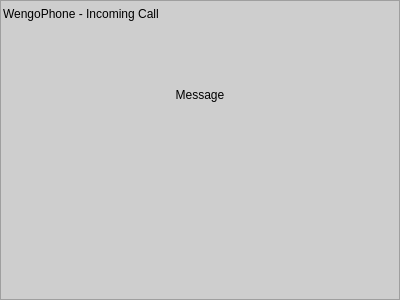
<ui version="4.0" >
 <author></author>
 <comment></comment>
 <exportmacro></exportmacro>
 <class>CallToaster</class>
 <widget class="QWidget" name="CallToaster" >
  <property name="geometry" >
   <rect>
    <x>0</x>
    <y>0</y>
    <width>400</width>
    <height>300</height>
   </rect>
  </property>
  <property name="palette" >
   <palette>
    <active>
     <color>
      <red>0</red>
      <green>0</green>
      <blue>0</blue>
     </color>
     <color>
      <red>212</red>
      <green>208</green>
      <blue>200</blue>
     </color>
     <color>
      <red>255</red>
      <green>255</green>
      <blue>255</blue>
     </color>
     <color>
      <red>234</red>
      <green>229</green>
      <blue>220</blue>
     </color>
     <color>
      <red>128</red>
      <green>128</green>
      <blue>128</blue>
     </color>
     <color>
      <red>141</red>
      <green>139</green>
      <blue>133</blue>
     </color>
     <color>
      <red>0</red>
      <green>0</green>
      <blue>0</blue>
     </color>
     <color>
      <red>255</red>
      <green>255</green>
      <blue>255</blue>
     </color>
     <color>
      <red>0</red>
      <green>0</green>
      <blue>0</blue>
     </color>
     <color>
      <red>255</red>
      <green>255</green>
      <blue>255</blue>
     </color>
     <color>
      <red>255</red>
      <green>255</green>
      <blue>210</blue>
     </color>
     <color>
      <red>64</red>
      <green>64</green>
      <blue>64</blue>
     </color>
     <color>
      <red>10</red>
      <green>36</green>
      <blue>106</blue>
     </color>
     <color>
      <red>255</red>
      <green>255</green>
      <blue>255</blue>
     </color>
     <color>
      <red>0</red>
      <green>0</green>
      <blue>255</blue>
     </color>
     <color>
      <red>255</red>
      <green>0</green>
      <blue>255</blue>
     </color>
     <color>
      <red>232</red>
      <green>232</green>
      <blue>232</blue>
     </color>
    </active>
    <inactive>
     <color>
      <red>0</red>
      <green>0</green>
      <blue>0</blue>
     </color>
     <color>
      <red>212</red>
      <green>208</green>
      <blue>200</blue>
     </color>
     <color>
      <red>255</red>
      <green>255</green>
      <blue>255</blue>
     </color>
     <color>
      <red>234</red>
      <green>229</green>
      <blue>220</blue>
     </color>
     <color>
      <red>128</red>
      <green>128</green>
      <blue>128</blue>
     </color>
     <color>
      <red>141</red>
      <green>139</green>
      <blue>133</blue>
     </color>
     <color>
      <red>0</red>
      <green>0</green>
      <blue>0</blue>
     </color>
     <color>
      <red>255</red>
      <green>255</green>
      <blue>255</blue>
     </color>
     <color>
      <red>0</red>
      <green>0</green>
      <blue>0</blue>
     </color>
     <color>
      <red>255</red>
      <green>255</green>
      <blue>255</blue>
     </color>
     <color>
      <red>255</red>
      <green>255</green>
      <blue>210</blue>
     </color>
     <color>
      <red>64</red>
      <green>64</green>
      <blue>64</blue>
     </color>
     <color>
      <red>212</red>
      <green>208</green>
      <blue>200</blue>
     </color>
     <color>
      <red>0</red>
      <green>0</green>
      <blue>0</blue>
     </color>
     <color>
      <red>0</red>
      <green>0</green>
      <blue>255</blue>
     </color>
     <color>
      <red>255</red>
      <green>0</green>
      <blue>255</blue>
     </color>
     <color>
      <red>232</red>
      <green>232</green>
      <blue>232</blue>
     </color>
    </inactive>
    <disabled>
     <color>
      <red>106</red>
      <green>104</green>
      <blue>100</blue>
     </color>
     <color>
      <red>212</red>
      <green>208</green>
      <blue>200</blue>
     </color>
     <color>
      <red>255</red>
      <green>255</green>
      <blue>255</blue>
     </color>
     <color>
      <red>233</red>
      <green>231</green>
      <blue>227</blue>
     </color>
     <color>
      <red>128</red>
      <green>128</green>
      <blue>128</blue>
     </color>
     <color>
      <red>141</red>
      <green>139</green>
      <blue>133</blue>
     </color>
     <color>
      <red>106</red>
      <green>104</green>
      <blue>100</blue>
     </color>
     <color>
      <red>255</red>
      <green>255</green>
      <blue>255</blue>
     </color>
     <color>
      <red>106</red>
      <green>104</green>
      <blue>100</blue>
     </color>
     <color>
      <red>255</red>
      <green>255</green>
      <blue>210</blue>
     </color>
     <color>
      <red>255</red>
      <green>255</green>
      <blue>210</blue>
     </color>
     <color>
      <red>0</red>
      <green>0</green>
      <blue>0</blue>
     </color>
     <color>
      <red>10</red>
      <green>36</green>
      <blue>106</blue>
     </color>
     <color>
      <red>255</red>
      <green>255</green>
      <blue>255</blue>
     </color>
     <color>
      <red>0</red>
      <green>0</green>
      <blue>255</blue>
     </color>
     <color>
      <red>255</red>
      <green>0</green>
      <blue>255</blue>
     </color>
     <color>
      <red>232</red>
      <green>232</green>
      <blue>232</blue>
     </color>
    </disabled>
   </palette>
  </property>
  <property name="autoFillBackground" >
   <bool>true</bool>
  </property>
  <layout class="QGridLayout" >
   <property name="margin" >
    <number>0</number>
   </property>
   <property name="spacing" >
    <number>0</number>
   </property>
   <item row="0" column="0" >
    <widget class="QFrame" name="windowFrame" >
     <property name="palette" >
      <palette>
       <active>
        <color>
         <red>0</red>
         <green>0</green>
         <blue>0</blue>
        </color>
        <color>
         <red>212</red>
         <green>208</green>
         <blue>200</blue>
        </color>
        <color>
         <red>255</red>
         <green>255</green>
         <blue>255</blue>
        </color>
        <color>
         <red>234</red>
         <green>229</green>
         <blue>220</blue>
        </color>
        <color>
         <red>128</red>
         <green>128</green>
         <blue>128</blue>
        </color>
        <color>
         <red>141</red>
         <green>139</green>
         <blue>133</blue>
        </color>
        <color>
         <red>0</red>
         <green>0</green>
         <blue>0</blue>
        </color>
        <color>
         <red>255</red>
         <green>255</green>
         <blue>255</blue>
        </color>
        <color>
         <red>0</red>
         <green>0</green>
         <blue>0</blue>
        </color>
        <color>
         <red>255</red>
         <green>255</green>
         <blue>255</blue>
        </color>
        <color>
         <red>206</red>
         <green>206</green>
         <blue>206</blue>
        </color>
        <color>
         <red>64</red>
         <green>64</green>
         <blue>64</blue>
        </color>
        <color>
         <red>10</red>
         <green>36</green>
         <blue>106</blue>
        </color>
        <color>
         <red>255</red>
         <green>255</green>
         <blue>255</blue>
        </color>
        <color>
         <red>0</red>
         <green>0</green>
         <blue>255</blue>
        </color>
        <color>
         <red>255</red>
         <green>0</green>
         <blue>255</blue>
        </color>
        <color>
         <red>232</red>
         <green>232</green>
         <blue>232</blue>
        </color>
       </active>
       <inactive>
        <color>
         <red>0</red>
         <green>0</green>
         <blue>0</blue>
        </color>
        <color>
         <red>212</red>
         <green>208</green>
         <blue>200</blue>
        </color>
        <color>
         <red>255</red>
         <green>255</green>
         <blue>255</blue>
        </color>
        <color>
         <red>234</red>
         <green>229</green>
         <blue>220</blue>
        </color>
        <color>
         <red>128</red>
         <green>128</green>
         <blue>128</blue>
        </color>
        <color>
         <red>141</red>
         <green>139</green>
         <blue>133</blue>
        </color>
        <color>
         <red>0</red>
         <green>0</green>
         <blue>0</blue>
        </color>
        <color>
         <red>255</red>
         <green>255</green>
         <blue>255</blue>
        </color>
        <color>
         <red>0</red>
         <green>0</green>
         <blue>0</blue>
        </color>
        <color>
         <red>255</red>
         <green>255</green>
         <blue>255</blue>
        </color>
        <color>
         <red>206</red>
         <green>206</green>
         <blue>206</blue>
        </color>
        <color>
         <red>64</red>
         <green>64</green>
         <blue>64</blue>
        </color>
        <color>
         <red>212</red>
         <green>208</green>
         <blue>200</blue>
        </color>
        <color>
         <red>0</red>
         <green>0</green>
         <blue>0</blue>
        </color>
        <color>
         <red>0</red>
         <green>0</green>
         <blue>255</blue>
        </color>
        <color>
         <red>255</red>
         <green>0</green>
         <blue>255</blue>
        </color>
        <color>
         <red>232</red>
         <green>232</green>
         <blue>232</blue>
        </color>
       </inactive>
       <disabled>
        <color>
         <red>106</red>
         <green>104</green>
         <blue>100</blue>
        </color>
        <color>
         <red>212</red>
         <green>208</green>
         <blue>200</blue>
        </color>
        <color>
         <red>255</red>
         <green>255</green>
         <blue>255</blue>
        </color>
        <color>
         <red>233</red>
         <green>231</green>
         <blue>227</blue>
        </color>
        <color>
         <red>128</red>
         <green>128</green>
         <blue>128</blue>
        </color>
        <color>
         <red>141</red>
         <green>139</green>
         <blue>133</blue>
        </color>
        <color>
         <red>106</red>
         <green>104</green>
         <blue>100</blue>
        </color>
        <color>
         <red>255</red>
         <green>255</green>
         <blue>255</blue>
        </color>
        <color>
         <red>106</red>
         <green>104</green>
         <blue>100</blue>
        </color>
        <color>
         <red>206</red>
         <green>206</green>
         <blue>206</blue>
        </color>
        <color>
         <red>206</red>
         <green>206</green>
         <blue>206</blue>
        </color>
        <color>
         <red>0</red>
         <green>0</green>
         <blue>0</blue>
        </color>
        <color>
         <red>10</red>
         <green>36</green>
         <blue>106</blue>
        </color>
        <color>
         <red>255</red>
         <green>255</green>
         <blue>255</blue>
        </color>
        <color>
         <red>0</red>
         <green>0</green>
         <blue>255</blue>
        </color>
        <color>
         <red>255</red>
         <green>0</green>
         <blue>255</blue>
        </color>
        <color>
         <red>232</red>
         <green>232</green>
         <blue>232</blue>
        </color>
       </disabled>
      </palette>
     </property>
     <property name="autoFillBackground" >
      <bool>true</bool>
     </property>
     <property name="frameShape" >
      <enum>QFrame::StyledPanel</enum>
     </property>
     <property name="frameShadow" >
      <enum>QFrame::Raised</enum>
     </property>
     <layout class="QGridLayout" >
      <property name="margin" >
       <number>0</number>
      </property>
      <property name="spacing" >
       <number>0</number>
      </property>
      <item row="2" column="0" >
       <widget class="QLabel" name="pixmapLabel" >
        <property name="pixmap" >
         <pixmap resource="../wengophone.qrc" >:/pics/default-avatar.png</pixmap>
        </property>
        <property name="alignment" >
         <set>Qt::AlignCenter</set>
        </property>
       </widget>
      </item>
      <item row="2" column="1" >
       <layout class="QGridLayout" >
        <property name="margin" >
         <number>0</number>
        </property>
        <property name="spacing" >
         <number>0</number>
        </property>
        <item row="0" column="2" >
         <spacer>
          <property name="orientation" >
           <enum>Qt::Horizontal</enum>
          </property>
          <property name="sizeHint" >
           <size>
            <width>20</width>
            <height>40</height>
           </size>
          </property>
         </spacer>
        </item>
        <item row="0" column="0" >
         <widget class="WengoStyleLabel" name="hangUpButton" >
          <property name="frameShape" >
           <enum>QFrame::NoFrame</enum>
          </property>
          <property name="pixmap" >
           <pixmap resource="../wengophone.qrc" >:/pics/toaster/hangup.png</pixmap>
          </property>
         </widget>
        </item>
        <item row="0" column="1" >
         <widget class="WengoStyleLabel" name="pickUpButton" >
          <property name="frameShape" >
           <enum>QFrame::NoFrame</enum>
          </property>
          <property name="pixmap" >
           <pixmap resource="../wengophone.qrc" >:/pics/toaster/pickup.png</pixmap>
          </property>
         </widget>
        </item>
       </layout>
      </item>
      <item row="0" column="0" colspan="2" >
       <layout class="QHBoxLayout" >
        <property name="margin" >
         <number>2</number>
        </property>
        <property name="spacing" >
         <number>0</number>
        </property>
        <item>
         <widget class="QLabel" name="titleLabel" >
          <property name="text" >
           <string>WengoPhone - Incoming Call</string>
          </property>
         </widget>
        </item>
        <item>
         <spacer>
          <property name="orientation" >
           <enum>Qt::Horizontal</enum>
          </property>
          <property name="sizeHint" >
           <size>
            <width>40</width>
            <height>20</height>
           </size>
          </property>
         </spacer>
        </item>
        <item>
         <widget class="QPushButton" name="closeButton" >
          <property name="sizePolicy" >
           <sizepolicy>
            <hsizetype>0</hsizetype>
            <vsizetype>0</vsizetype>
            <horstretch>0</horstretch>
            <verstretch>0</verstretch>
           </sizepolicy>
          </property>
          <property name="minimumSize" >
           <size>
            <width>22</width>
            <height>22</height>
           </size>
          </property>
          <property name="maximumSize" >
           <size>
            <width>22</width>
            <height>22</height>
           </size>
          </property>
          <property name="icon" >
           <iconset resource="../wengophone.qrc" >:/pics/close_normal.png</iconset>
          </property>
          <property name="flat" >
           <bool>true</bool>
          </property>
         </widget>
        </item>
       </layout>
      </item>
      <item row="1" column="0" colspan="2" >
       <widget class="QLabel" name="messageLabel" >
        <property name="text" >
         <string>Message</string>
        </property>
        <property name="alignment" >
         <set>Qt::AlignCenter</set>
        </property>
       </widget>
      </item>
     </layout>
    </widget>
   </item>
  </layout>
 </widget>
 <pixmapfunction></pixmapfunction>
 <customwidgets>
  <customwidget>
   <class>WengoStyleLabel</class>
   <extends>QLabel</extends>
   <header>WengoStyleLabelProxy.h</header>
   <container>0</container>
   <pixmap></pixmap>
  </customwidget>
 </customwidgets>
 <resources>
  <include location="../wengophone.qrc" />
 </resources>
 <connections/>
</ui>
